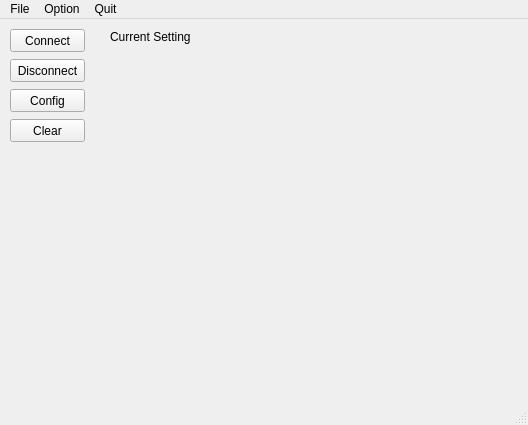
<?xml version="1.0" encoding="UTF-8"?>
<ui version="4.0">
 <class>MainWindow</class>
 <widget class="QMainWindow" name="MainWindow">
  <property name="geometry">
   <rect>
    <x>0</x>
    <y>0</y>
    <width>528</width>
    <height>425</height>
   </rect>
  </property>
  <property name="windowTitle">
   <string>MainWindow</string>
  </property>
  <widget class="QWidget" name="centralWidget">
   <widget class="QPushButton" name="connectPushButton">
    <property name="geometry">
     <rect>
      <x>10</x>
      <y>10</y>
      <width>75</width>
      <height>23</height>
     </rect>
    </property>
    <property name="text">
     <string>Connect</string>
    </property>
   </widget>
   <widget class="QPushButton" name="disconnectPushButton">
    <property name="geometry">
     <rect>
      <x>10</x>
      <y>40</y>
      <width>75</width>
      <height>23</height>
     </rect>
    </property>
    <property name="text">
     <string>Disconnect</string>
    </property>
   </widget>
   <widget class="QPushButton" name="configPushButton">
    <property name="geometry">
     <rect>
      <x>10</x>
      <y>70</y>
      <width>75</width>
      <height>23</height>
     </rect>
    </property>
    <property name="text">
     <string>Config</string>
    </property>
   </widget>
   <widget class="QPushButton" name="clearPushButton">
    <property name="geometry">
     <rect>
      <x>10</x>
      <y>100</y>
      <width>75</width>
      <height>23</height>
     </rect>
    </property>
    <property name="text">
     <string>Clear</string>
    </property>
   </widget>
   <widget class="QLabel" name="CurrentSettingLabel">
    <property name="geometry">
     <rect>
      <x>110</x>
      <y>10</y>
      <width>381</width>
      <height>16</height>
     </rect>
    </property>
    <property name="text">
     <string>Current Setting</string>
    </property>
   </widget>
  </widget>
  <widget class="QMenuBar" name="menuBar">
   <property name="geometry">
    <rect>
     <x>0</x>
     <y>0</y>
     <width>528</width>
     <height>21</height>
    </rect>
   </property>
   <widget class="QMenu" name="menuFile">
    <property name="title">
     <string>File</string>
    </property>
   </widget>
   <widget class="QMenu" name="menuConfig">
    <property name="title">
     <string>Option</string>
    </property>
    <addaction name="actionConfig"/>
   </widget>
   <widget class="QMenu" name="menuQuit">
    <property name="title">
     <string>Quit</string>
    </property>
    <addaction name="actionQuitter"/>
   </widget>
   <addaction name="menuFile"/>
   <addaction name="menuConfig"/>
   <addaction name="menuQuit"/>
  </widget>
  <widget class="QStatusBar" name="statusBar"/>
  <action name="actionConfig">
   <property name="text">
    <string>Config</string>
   </property>
  </action>
  <action name="actionQuitter">
   <property name="text">
    <string>Quitter</string>
   </property>
  </action>
 </widget>
 <layoutdefault spacing="6" margin="11"/>
 <resources/>
 <connections/>
</ui>
